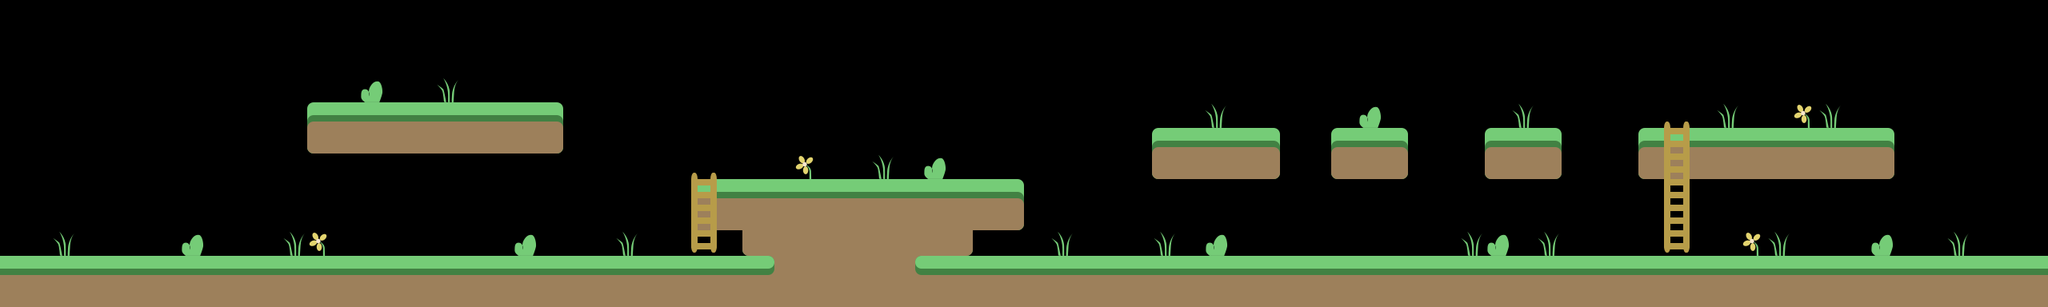

Below is a game level as drawn by its tile map, then a one-line description and the .tmx that defines it (tile-layer data replaced by summaries):
An orthogonal 80x12 tile map with 32x32 px tiles, 3 tile layers (ground, deco, ladders).

<map version="1.0" orientation="orthogonal" renderorder="left-down" width="80" height="12" tilewidth="32" tileheight="32" nextobjectid="1">
 <tileset firstgid="1" source="tileset.tsx" />
 <layer name="ground" width="80" height="12">
  <data>[960 cells, 257 non-empty, 11 distinct tile ids]</data>
 </layer>
 <layer name="deco" width="80" height="12">
  <data>[960 cells, 27 non-empty, 3 distinct tile ids]</data>
 </layer>
 <layer name="ladders" width="80" height="12">
  <data>[960 cells, 10 non-empty, 3 distinct tile ids]</data>
 </layer>
</map>
